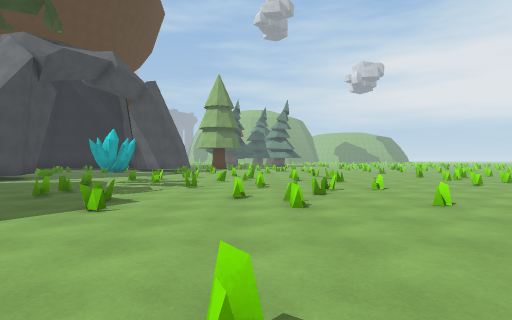
[1] (above)

22 first-person views from a walk through a Unity game level. The camera is 1.4 m above the floor, looks level and sees 80° across. The floor is counted in squares, 2 m on a side. Each view is taken from the middle of a square. On the plan, view 1 faces up. The plan holds only what a view shows up to about 10 squares ahead; the rest is blank. The place goes on beyond the plan. Some animated figures are not drawn. Surface patterns are stand-ins for the level's own textures.

[2]
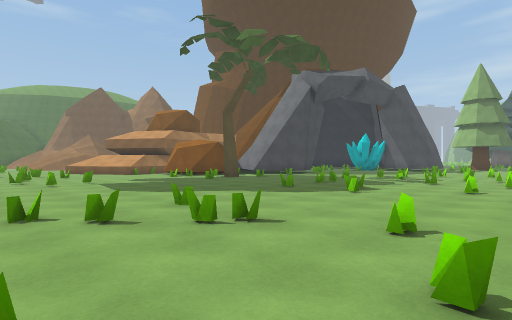

[3]
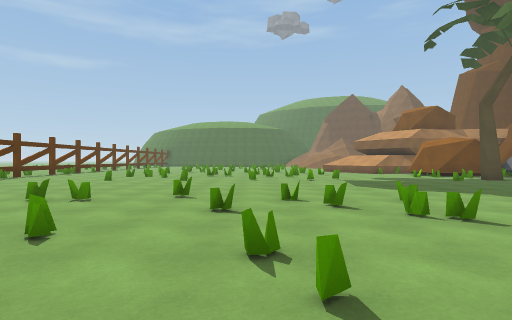

[4]
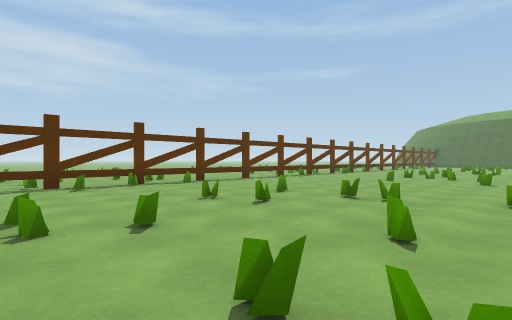

[5]
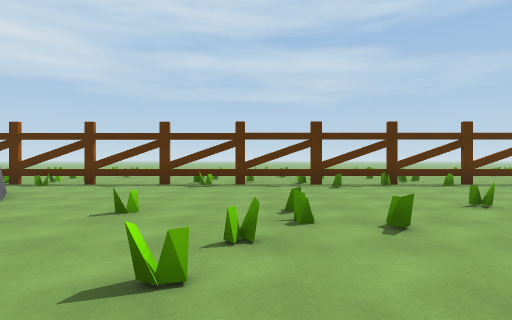

[6]
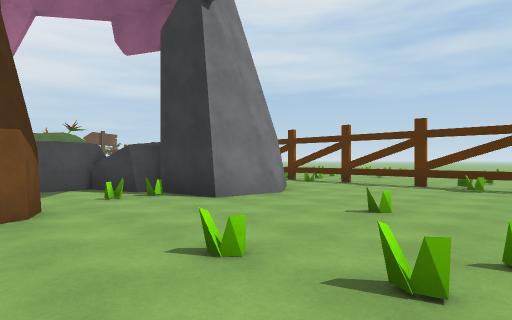

[7]
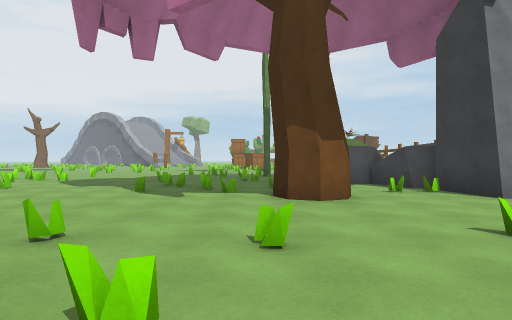

[8]
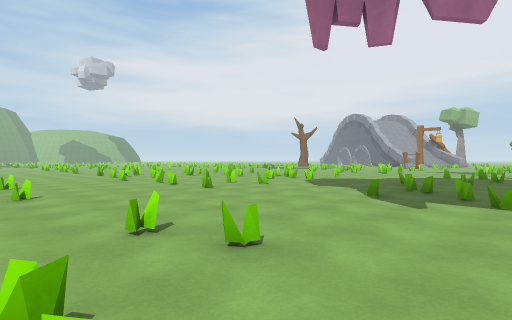

[9]
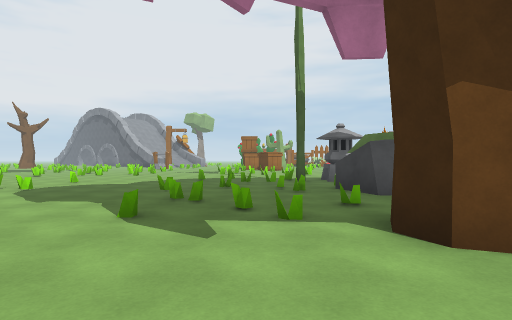

[10]
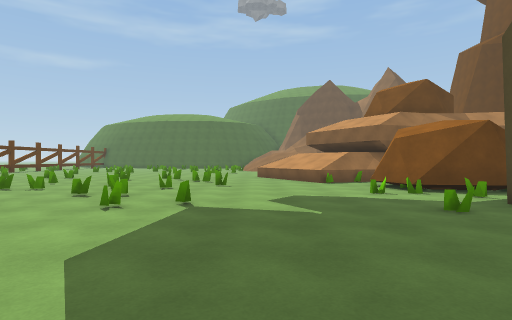

[11]
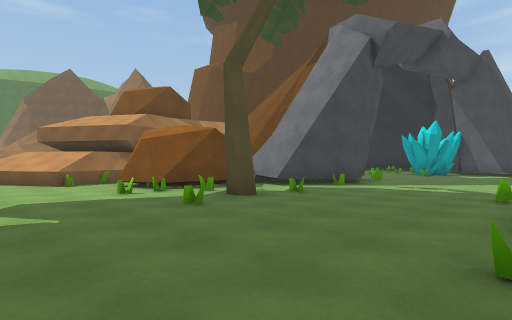

[12]
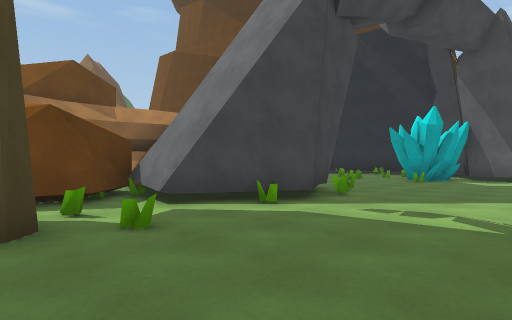

[13]
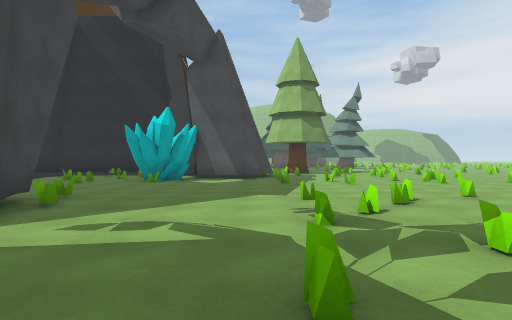

[14]
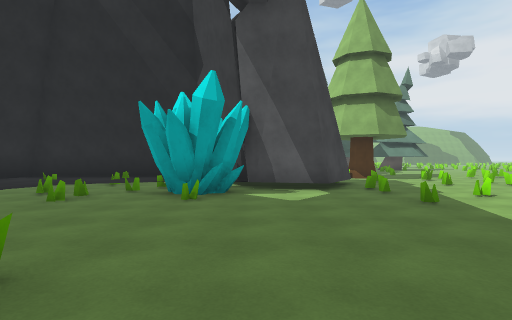

[15]
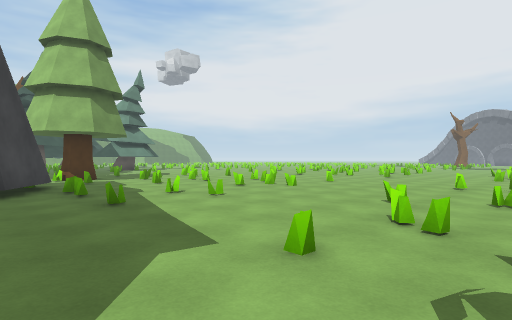

[16]
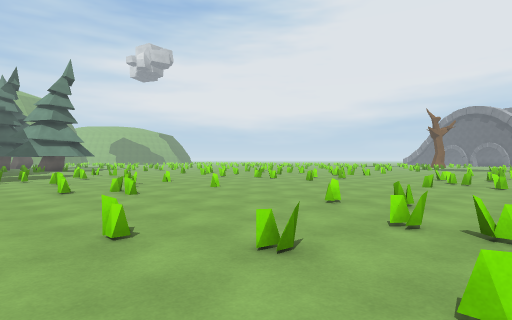

[17]
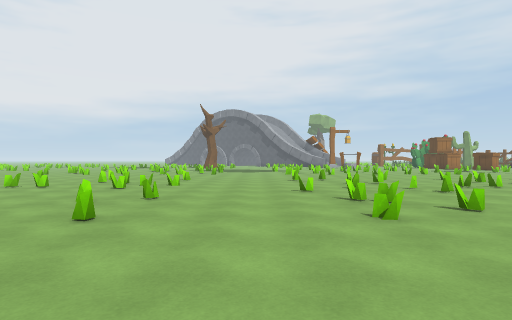

[18]
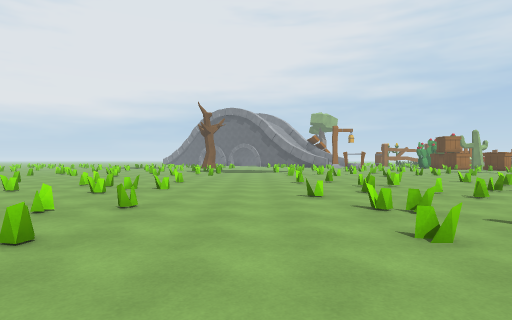

[19]
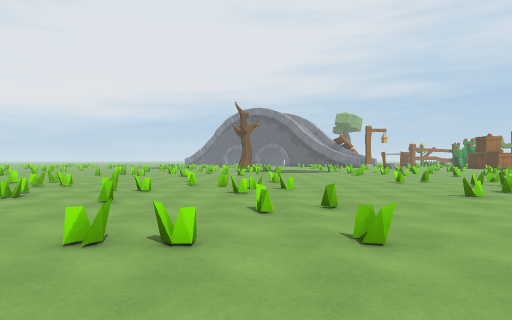

[20]
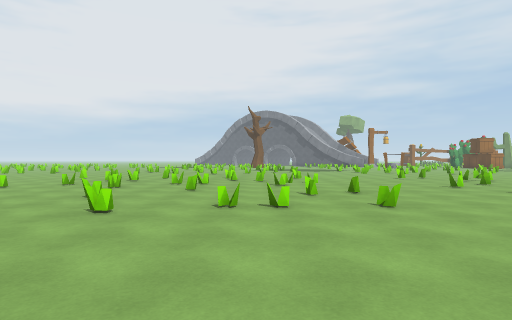

[21]
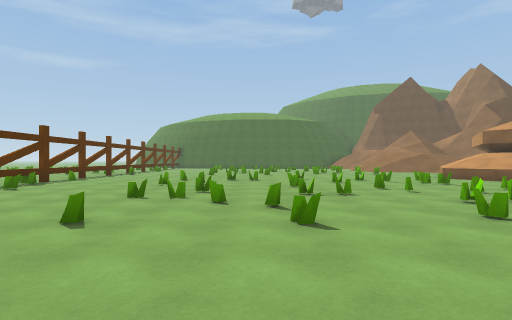

[22]
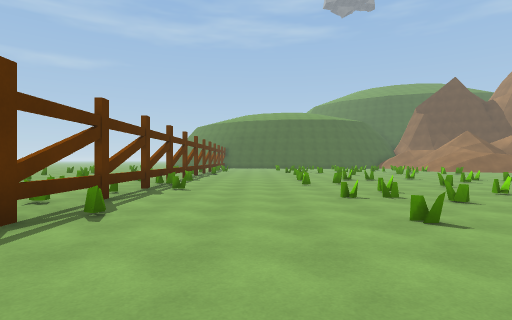

### Floor plan
Key: @ floor where view 1 was taken; # wall or solid block; . main floor; : floor 0.25 m higher than the main floor; / step, stairs or slope; = window, fence, low wall or low ledge; ^ raised ledge; v drop or lower ground; O other object.
Columns run from 15 left of view 1 to 14 right of it. Each row starts with its distance up from view 1.
 21  #####     .=.=..   ...=......
 20  #::::    #....=.  ..=....=...
 19  /::::#O###..=...==.....=...=.
 18   :: ##O.#.=....=.....=....=..
 17    :###O....=..==.=....=..=...
 16     .......=.=..=.....==..=...
 15     /.........................
 14      .........................
 13      :........=..........=..=.
 12       #....==..=..=....=......
 11  v    #....==...=.....=....=..
 10  vv   #.......=..........=....
  9   v####.....=.......... ......
  8    OO........=.=.....=.  .=...
  7    OO###...=.....==...=   .=.=
  6  #OOO=O....=...==.....=. =  ..
  5 ^# O.#.#....=...=.=....=..=..=
  4 ^^=........=.=..........=.....
  3 ^.............................
  2 ..............................
  1 ...=..=.....=..=..=....=..=..
  0 .=.=..=......=.@=..=....=..=..
 -1 =....=......=....=.....=....=.
 -2 ...=..=......=.=...=....=.=..O
 -3 ....=......=....=.....#...O ..
 -4 ..=.=.........=.=..=.....OO  O
 -5 ............=..........=.O
 -6 ...=.=......=...==.....OOO
 -7 .=..=..=....==..=..=..O  OO
 -8 ......................OO O
 -9 ......................O
-10 ........................
-11  ..=..=.. ..=..=..=....=.
-12 #=#=#=##  ####=#=#=#=####
-13  ....=    ..=....=.....=.
-14  = =              .=.

Positions as (right, up) in squares from view 1, and headings:
1: (0, 0), facing up
2: (1, -2), facing up-left
3: (2, -2), facing left
4: (2, -3), facing down-left
5: (2, -3), facing down
6: (2, -3), facing down-right
7: (1, -2), facing right
8: (2, -2), facing up-right
9: (4, -1), facing right
10: (-4, 2), facing left
11: (-4, 2), facing up-left
12: (-5, 6), facing up-left
13: (-5, 7), facing up
14: (-7, 11), facing up
15: (-6, 11), facing up-right
16: (-2, 10), facing up-right
17: (3, 14), facing right
18: (4, 14), facing right
19: (4, 17), facing right
20: (2, 18), facing right
21: (-5, -5), facing left
22: (-5, -9), facing left
